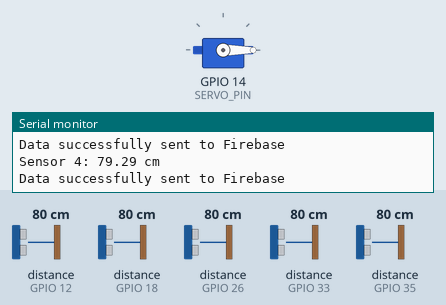
This sketch was run on a simulated ESP32. On the bench: servo, the last lines printed to the serial monitor. Wiring (inferred from the names in the program): 5 × ultrasonic range finder: trigger GPIO 13, echo GPIO 12 / trigger GPIO 25, echo GPIO 33 / trigger GPIO 27, echo GPIO 26 / trigger GPIO 32, echo GPIO 35 / trigger GPIO 34, echo GPIO 18. The test bench sets the inputs (shaded band); at power-on: distance to the obstacle (sensors on GPIO 12, GPIO 18, GPIO 26, GPIO 33, GPIO 35) 80 cm. The echo pulse lasts 58.3 µs per cm; WiFi joins after 1.5 s; servers stay silent unless stated.

Above: at 3.2 s.
3.3 s: distance to the obstacle (sensor on GPIO 12) set to 12 cm
5.4 s: distance to the obstacle (sensor on GPIO 12) set to 9 cm
At 7.7 s:
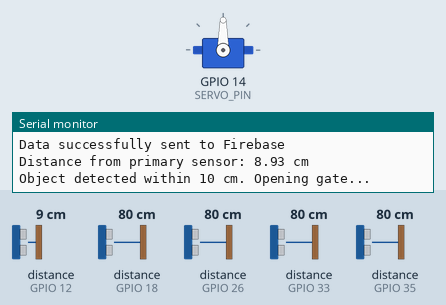
Timing chart, 0 to 13.8 s (numbered marks = the images above; inputs shaded):
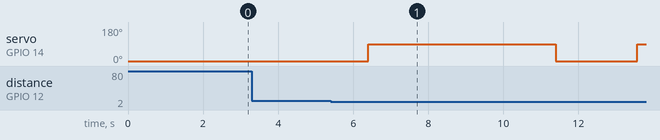

Measured:
- the behaviour switches between 11 and 10 cm on distance to the obstacle (sensor on GPIO 12) (found by bisection; images 0 and 1)
- after the input at 5.4 s, servo on GPIO 14 (SERVO_PIN): 0° → 90° after 1.0 s, → 0° 5.0 s later, → 90° 2.2 s later

The sketch:

sketch_nov22a.ino
```cpp
#include <WiFi.h>
#include <FirebaseESP32.h>
#include <ESP32Servo.h>

// Replace with your network credentials
const char* ssid = "Redmi Note 13 Pro+ 5G";
const char* password = "11115555";

// Firebase project details
#define FIREBASE_HOST "smart-parking-system-b0b1a-default-rtdb.firebaseio.com"
#define FIREBASE_AUTH "AIzaSyDu_vQoGLoiNFrwEtSYPbnhi_W724MqjPg"

// Define pins for the primary ultrasonic sensor
#define TRIG_PIN 13
#define ECHO_PIN 12

// Define pins for additional ultrasonic sensors
int trigPins[] = {27, 25, 32, 34};
int echoPins[] = {26, 33, 35, 18};

// Define servo motor pin
#define SERVO_PIN 14

// Create pointers for FirebaseConfig and FirebaseAuth
FirebaseConfig firebaseConfig;
FirebaseAuth firebaseAuth;

// Create a FirebaseData object to interact with Firebase
FirebaseData firebaseData;

// Create a Servo object
Servo gateServo;

// Function to measure distance from a given ultrasonic sensor
float getStableDistance(int trigPin, int echoPin) {
  long duration;
  float distance;
  float total = 0;
  int samples = 5; // Number of readings for averaging

  for (int i = 0; i < samples; i++) {
    digitalWrite(trigPin, LOW);
    delayMicroseconds(2);
    digitalWrite(trigPin, HIGH);
    delayMicroseconds(10);
    digitalWrite(trigPin, LOW);

    duration = pulseIn(echoPin, HIGH);
    distance = (duration * 0.034) / 2; // Convert to cm
    total += distance;
    delay(10); // Small delay between samples
  }

  return total / samples; // Return average distance
}

void setup() {
  Serial.begin(115200);

  // Connect to WiFi
  Serial.println("Connecting to WiFi...");
  WiFi.begin(ssid, password);
  while (WiFi.status() != WL_CONNECTED) {
    delay(1000);
    Serial.print(".");
  }
  Serial.println("\nConnected to WiFi");

  // Set Firebase configuration
  firebaseConfig.host = FIREBASE_HOST;
  firebaseConfig.api_key = FIREBASE_AUTH;

  // If no authentication, leave these blank
  firebaseAuth.user.email = "sandun@gmail.com";
  firebaseAuth.user.password = "123456";

  // Initialize Firebase
  Firebase.begin(&firebaseConfig, &firebaseAuth);

  if (Firebase.ready()) {
    Serial.println("Connected to Firebase!");
  } else {
    Serial.println("Failed to connect to Firebase.");
  }

  // Configure ultrasonic sensor pins
  pinMode(TRIG_PIN, OUTPUT);
  pinMode(ECHO_PIN, INPUT);

  for (int i = 0; i < 4; i++) {
    pinMode(trigPins[i], OUTPUT);
    pinMode(echoPins[i], INPUT);
  }

  // Attach servo to the pin
  gateServo.attach(SERVO_PIN);
  gateServo.write(0); // Ensure gate is initially closed
}

void loop() {
  // Measure distance from the primary sensor
  float primaryDistance = getStableDistance(TRIG_PIN, ECHO_PIN);
  Serial.print("Distance from primary sensor: ");
  Serial.print(primaryDistance);
  Serial.println(" cm");

  // Control the servo motor based on distance
  if (primaryDistance <= 10.0) {
    Serial.println("Object detected within 10 cm. Opening gate...");
    gateServo.write(90);  // Open gate
    delay(5000);          // Keep gate open for 5 seconds
    Serial.println("Closing gate...");
    gateServo.write(0);   // Close gate
  }

  // Measure and send data for additional sensors
  for (int i = 0; i < 4; i++) {
    float distance = getStableDistance(trigPins[i], echoPins[i]);
    String path = "/space" + String(i + 1) + "/status";
    bool status = distance >= 10.0; // Detect if within 70 cm

    Serial.print("Sensor ");
    Serial.print(i + 1);
    Serial.print(": ");
    Serial.print(distance);
    Serial.println(" cm");

    if (Firebase.setBool(firebaseData, path, status)) {
      Serial.println("Data successfully sent to Firebase");
    } else {
      Serial.println("Failed to send data to Firebase");
      Serial.println("Error: " + firebaseData.errorReason());
    }

    delay(50); // Prevent interference between sensors
  }

  delay(1000); // Delay between loops
}
```
